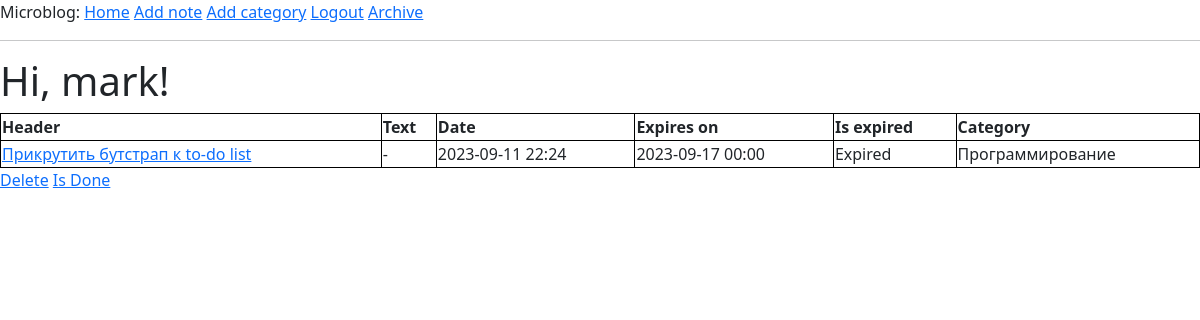
/note/1 (signed in), run on the app's committed database.
### app/models.py (models this page shows, shortened)
class User(UserMixin, db.Model):
    __tablename__ = 'users'
    id = db.Column(db.Integer(), primary_key=True)
    username = db.Column(db.String(64), index=True, unique=True)
    email = db.Column(db.String(120), index=True, unique=True)
    password_hash = db.Column(db.String(128))

class Note(db.Model):
    __tablename__ = 'notes'
    id = db.Column(db.Integer(), primary_key=True)
    user_id = db.Column(db.Integer(), db.ForeignKey('users.id'))
    category_id = db.Column(db.Integer(), db.ForeignKey('categories.id'))
    created_on = db.Column(db.DateTime(), index=True, default=datetime.now)
    expires_on = db.Column(db.Date())
    header = db.Column(db.String(128), index=True)
    text = db.Column(db.String(256))
    is_done = db.Column(db.Boolean(), default=False)
    user = db.relationship('User', backref=db.backref('notes', order_by=id))
    @hybrid_property
    def expired(self):
        if self.expires_on < date.today():
            return True
        return False

class Category(db.Model):
    __tablename__ = 'categories'
    id = db.Column(db.Integer(), primary_key=True)
    name = db.Column(db.String(128), index=True)
    notes = db.relationship('Note', backref='category', lazy='dynamic')

### app/routes.py (the view)
@app.route('/note/<id>', methods=['GET', 'POST'])
def note(id):
    user = User.query.filter_by(id=current_user.get_id()).first()
    note = Note.query.filter_by(id=id).first()
    return render_template('note.html', title='Note', note=note, user=user)

### app/models.py (called while the page is built)
@login.user_loader
def load_user(id):
    return User.query.get(int(id))

### app/templates/note.html
{% from 'note_body.html' import show_note %}
{% extends "base.html" %}
{% block content %}
    <h1>Hi, {{ user.username }}!</h1>
    {% include "table_header.html" with context %}
        {{ show_note(note) }}
    </table>
    <a href="{{ url_for('delete', id=note.id) }}">Delete</a>
    <a href="{{ url_for('is_done', id=note.id)}}">Is Done</a>
{% endblock %}

### app/templates/note_body.html
{% macro show_note(note) -%}
<tr>
    <td><a href="{{ url_for('note', id=note.id)}}">{{ note.header }}</a></td>
    <td>{{ note.text }}</td>
    <td>{{ note.created_on.strftime('%Y-%m-%d %H:%M')}}</td>
    <td>{{ note.expires_on.strftime('%Y-%m-%d %H:%M') }}</td>
    <td>
        {% if note.expired %}
        Expired
        {% else %}
        In process
        {% endif %}
    </td>
    <td>{{ note.category.name }}</td>
</tr>
{%- endmacro %}

### app/templates/table_header.html (style rules this page uses)
table, th, td { border:1px solid black; }

### data on the page
User: username "mark"
Note: header "Прикрутить бутстрап к to-do list", text "-", created_on "2023-09-11 22:24", expires_on "2023-09-17 00:00"
Category: category.name "Программирование"
